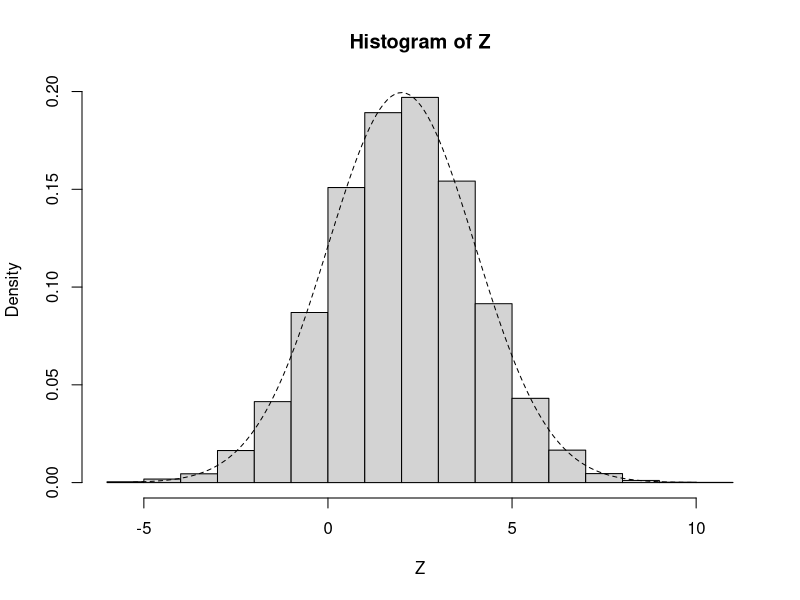
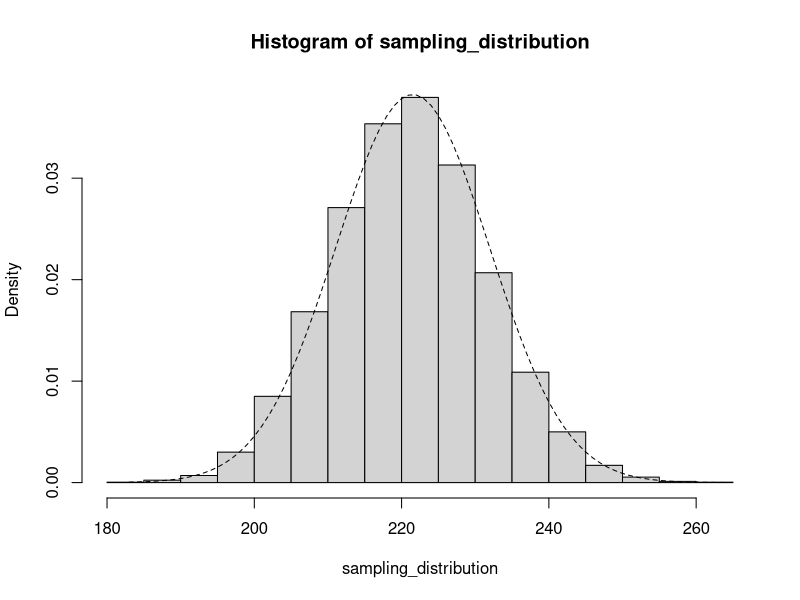

These charts were generated, in order, by the following R code: (Note: this script raises an error after producing the figures.)
## ---- chunk 1
females <- 168.8 * 1e6 # 168.8 million
males <- 162.7 * 1e6 # 162.7 million

probability <- females / (males + females)
probability
## ---- chunk 2
#| echo: FALSE
set.seed(1)
## ---- chunk 3
sample(c('F', 'M'), 
       size = 1, 
       prob = c(probability, 1-probability))
## ---- chunk 4
my_sample <- sample(c('F', 'M'), 
                    size = 435,
                    replace = TRUE,
                    prob = c(probability, 1-probability))

sum(my_sample == 'F')
## ---- chunk 5
sampling_distribution <- c()

for(i in 1:10000){
  my_sample <- sample(c('F', 'M'), 
                    size = 435,
                    replace = TRUE,
                    prob = c(probability, 1-probability))
  sampling_distribution[i] <- sum(my_sample == 'F')
}
## ---- chunk 6
# generate a bunch of random normal draws
Z <- rnorm(1e4, mean = 2, sd = 2)
hist(Z, freq = FALSE)
# add curve
x <- seq(min(Z), max(Z), 0.1)
lines( x = x,
       y = dnorm(x, mean = 2, sd = 2),
       lty = 'dashed' )
## ---- chunk 7
hist(sampling_distribution, freq = FALSE)
x <- seq(min(sampling_distribution), max(sampling_distribution), by = 1)
lines(x = x,
      y = dbinom(x,
                 size = 435,
                 prob = probability),
      lty = 'dashed')
## ---- chunk 8
expected_value <- 435 * probability

expected_value
## ---- chunk 9
mean(sampling_distribution)
## ---- chunk 10
sd(sampling_distribution)
## ---- chunk 11
expected_value <- mean(sampling_distribution)
standard_error <- sd(sampling_distribution)
num_draws <- length(sampling_distribution)

within_1sd <- sum(sampling_distribution > expected_value - standard_error &
      sampling_distribution < expected_value + standard_error)

within_1sd / num_draws
## ---- chunk 12
within_2sd <- sum(sampling_distribution > expected_value - 2*standard_error &
                        sampling_distribution < expected_value + 2*standard_error)

within_2sd / num_draws
## ---- chunk 13
within_3sd <- sum(sampling_distribution > expected_value - 3*standard_error &
                        sampling_distribution < expected_value + 3*standard_error)

within_3sd / num_draws
## ---- chunk 14
sum(sampling_distribution <=125)
## ---- chunk 15
pbinom(125, size = 435, prob = probability)
## ---- chunk 16
#| echo: FALSE
# create potential outcomes dataset
set.seed(42)
n <- 1000
y0 <- rnorm(n, 10, 5)
y1 <- y0 + rnorm(n, 0, 1)

d <- data.frame(y0,y1)
write.csv(d, 'data/potential-outcomes.csv')

#treated <- sample(c(0,1), size = length(y0), replace = TRUE)
#y <- ifelse(treated==1,y1,y0)

#lm(y~treated)
